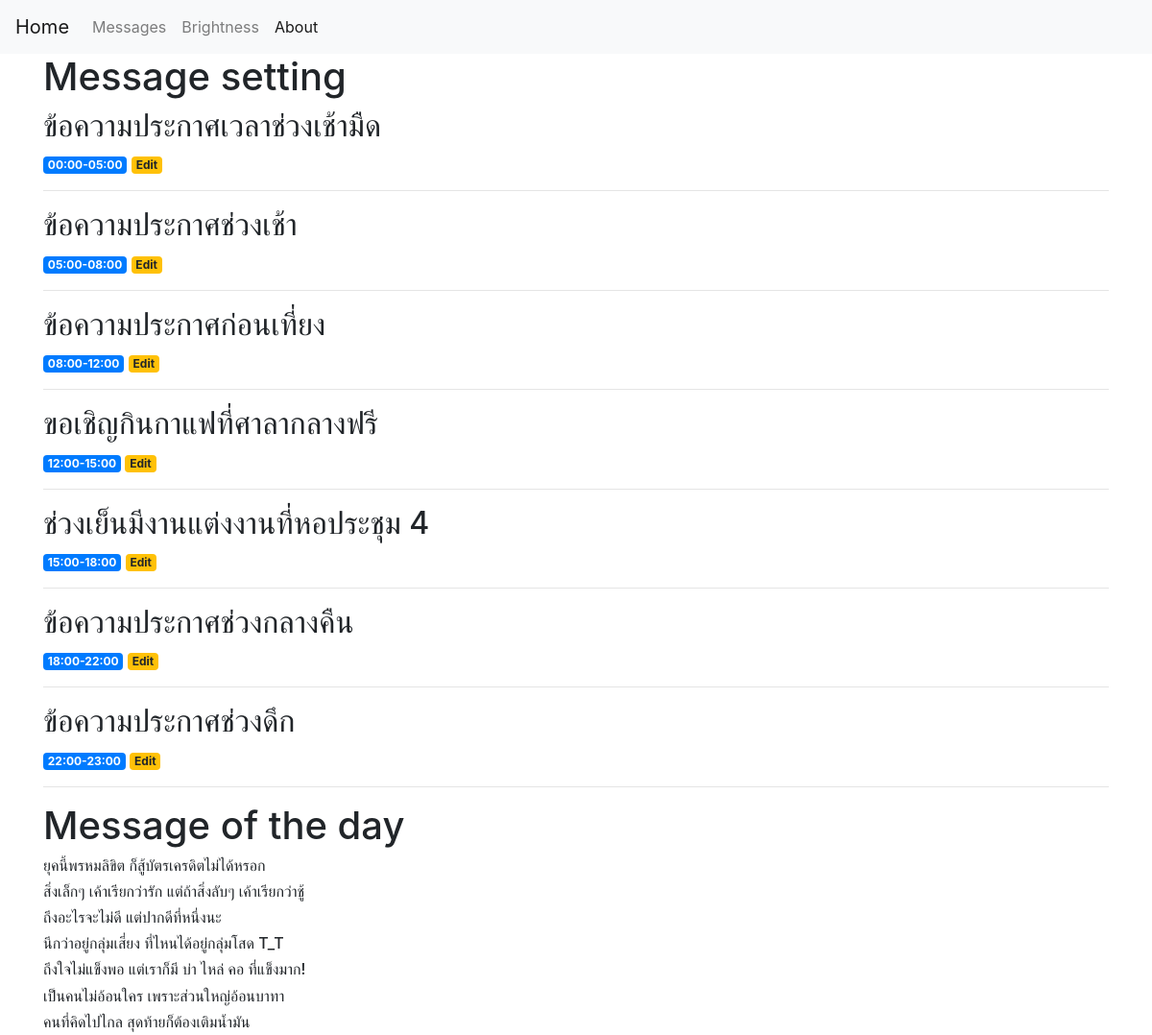
The app's page /messages (upper part), older data.
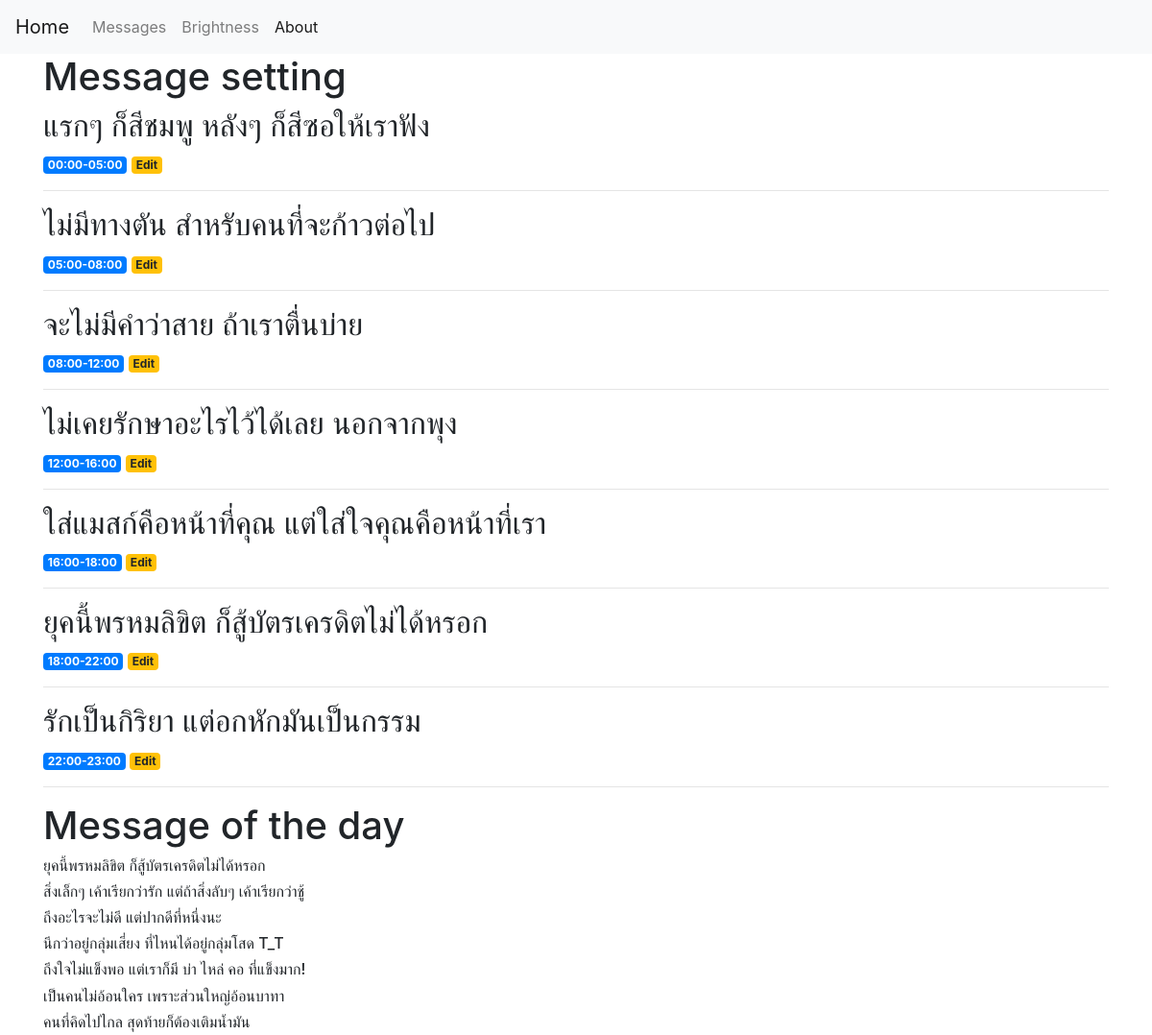
The same page, newer data.
### tables this page shows
CREATE TABLE posts (
    id INTEGER PRIMARY KEY AUTOINCREMENT,
    created TIMESTAMP NOT NULL DEFAULT (datetime('now','localtime')),
    title TEXT NOT NULL,
    content TEXT NOT NULL
);

### app.py (the view)
@app.route('/messages')
def messages():
    conn = get_db_connection()
    posts = conn.execute('SELECT * FROM posts').fetchall()
    motd_file = open("/home/sunya/envpanel/templates/motd.txt", "r")
    lines = motd_file.readlines()
    motd_file.close
    conn.close()
    return render_template('message.html', posts=posts, lines=lines)

### app.py (called while the page is built)
def get_db_connection():
    conn = sqlite3.connect('/home/sunya/envpanel/database.db')
    conn.row_factory = sqlite3.Row
    return conn

### templates/message.html
{% extends 'base.html' %}
{% block content %}
    <h1>{% block title %} Message setting {% endblock %}</h1>
    {% for post in posts %}
        <h2>{{ post['content'] }}</h2>
        <span class="badge badge-primary">{{ post['title'] }}</span>
        <a href="{{ url_for('edit', id=post['id']) }}">
            <span class="badge badge-warning">Edit</span>
        </a>
        <hr>
    {% endfor %}
    <h1>Message of the day</h1>
    {% for motd in lines %}
        <h6>{{ motd }}</h6>
    {% endfor %}
{% endblock %}

### templates/base.html (shortened to what this page needs)
<!doctype html>
<html lang="en">
  <head>
    <link rel="stylesheet" href="https://stackpath.bootstrapcdn.com/bootstrap/4.3.1/css/bootstrap.min.css">
  </head>
  <body>
    <nav class="navbar navbar-expand-md navbar-light bg-light">
        <a class="navbar-brand" href="{{ url_for('index')}}">Home</a>
        <div class="collapse navbar-collapse" id="navbarNav">
            <ul class="navbar-nav">
            <li class="nav-item">
                <a class="nav-link" href="{{url_for('messages')}}">Messages</a>
            </li>
            <li class="nav-item">
                <a class="nav-link" href="{{url_for('brightness')}}">Brightness</a>
            </li>
            <li class="nav-item active">
                <a class="nav-link" href="{{url_for('about')}}">About</a>
            </li>
            </ul>
        </div>
    </nav>
    <div class="container">
        {% block content %} {% endblock %}
    </div>
  </body>
</html>

Row changes from the older to the newer data that the page shows:
changed posts: content "ข้อความประกาศเวลาช่วงเช้ามืด" → "แรกๆ ก็สีชมพู หลังๆ ก็สีซอให้เราฟัง"
changed posts: content "ข้อความประกาศช่วงเช้า" → "ไม่มีทางตัน สำหรับคนที่จะก้าวต่อไป"
changed posts: content "ข้อความประกาศก่อนเที่ยง" → "จะไม่มีคำว่าสาย ถ้าเราตื่นบ่าย"
changed posts: content "ขอเชิญกินกาแฟที่ศาลากลางฟรี" → "ไม่เคยรักษาอะไรไว้ได้เลย นอกจากพุง"; title "12:00-15:00" → "12:00-16:00"
changed posts: content "ช่วงเย็นมีงานแต่งงานที่หอประชุม 4" → "ใส่แมสก์คือหน้าที่คุณ แต่ใส่ใจคุณคือหน้าที่เรา"; title "15:00-18:00" → "16:00-18:00"
changed posts: content "ข้อความประกาศช่วงกลางคืน" → "ยุคนี้พรหมลิขิต ก็สู้บัตรเครดิตไม่ได้หรอก"
changed posts: content "ข้อความประกาศช่วงดึก" → "รักเป็นกิริยา แต่อกหักมันเป็นกรรม"
